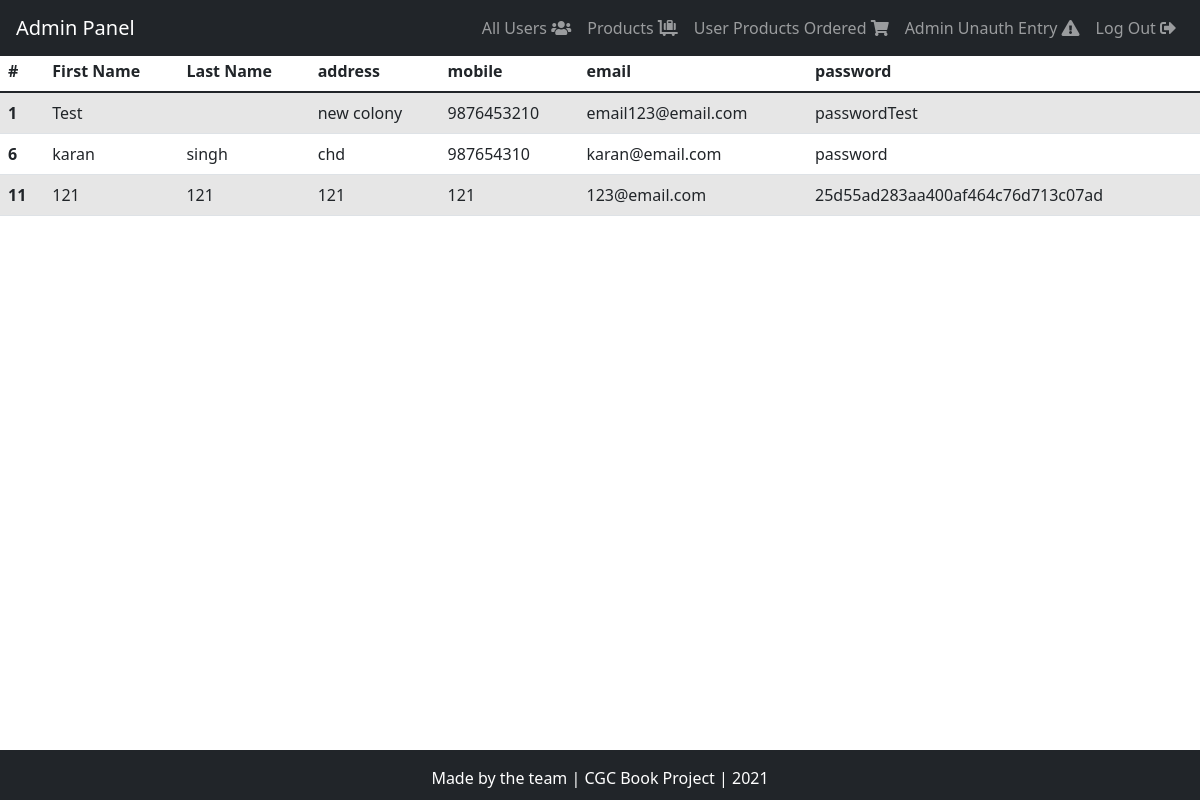
Page /admin-all-user.php on the committed database.
### tables this page shows
CREATE TABLE `user` (
  `id` int NOT NULL,
  `first_name` text NOT NULL,
  `last_name` text NOT NULL,
  `address` varchar(100) NOT NULL,
  `mobile` bigint NOT NULL,
  `email` varchar(30) NOT NULL,
  `password` varchar(400) NOT NULL
);

### admin-all-user.php (the view, shortened to what this page needs)
<?php
     include 'db_con.php';
     $SELECT_QUERY="SELECT * FROM user";
     $SELECT_QUERY_GET=mysqli_query($con,$SELECT_QUERY)
     or die(mysqli_error($con));
?>
<!DOCTYPE html>
<html lang="en">
<head>
    <link rel="stylesheet" href="https://maxcdn.bootstrapcdn.com/bootstrap/4.0.0/css/bootstrap.min.css">
    <link rel="stylesheet" href="https://cdn.jsdelivr.net/npm/bootstrap-icons@1.5.0/font/bootstrap-icons.css">
    <link href="https://cdn.jsdelivr.net/npm/bootstrap@5.0.2/dist/css/bootstrap.min.css" rel="stylesheet">
    <link rel="stylesheet" href="https://cdnjs.cloudflare.com/ajax/libs/font-awesome/5.15.4/css/all.min.css" />
    <link rel="stylesheet" href="css/admin_user.css">
</head>
<body>
<?php include'admin-header.php' ?>
<div class="main">
<table class="table table-striped">
  <thead>
    <tr>
      <th scope="col">#</th>
      <th scope="col">First Name</th>
      <th scope="col">Last Name</th>
      <th scope="col">address</th>
      <th scope="col">mobile</th>
      <th scope="col">email</th>
      <th scope="col">password</th>
    </tr>
  </thead>
  <tbody>
<?php while($row=mysqli_fetch_array($SELECT_QUERY_GET)){?>
  <tr>
      <th scope="row"><?php echo $row['id']; ?></th>
      <td><?php echo $row['first_name']; ?></td>
      <td><?php echo $row['last_name']; ?></td>
      <td><?php echo $row['address']; ?></td>
      <td><?php echo $row['mobile']; ?></td>
      <td><?php echo $row['email']; ?></td>
      <td><?php echo $row['password']; ?></td>
    </tr>
<?php }?>
  </tbody>
</table>
</div>
<?php include 'footer.php' ?>
</body>
</html>

### css/admin_user.css (style rules this page uses)
.main { padding-top: 50px; }

### rows in the picture
user: id "1", first_name "Test", address "new colony", mobile "9876453210", email "email123@email.com", password "passwordTest"
user: id "6", first_name "karan", last_name "singh", address "chd", mobile "987654310", email "karan@email.com", password "password"
user: id "11", first_name "121", last_name "121", address "121", mobile "121", email "123@email.com", password "25d55ad283aa400af464c76d713c07ad"
